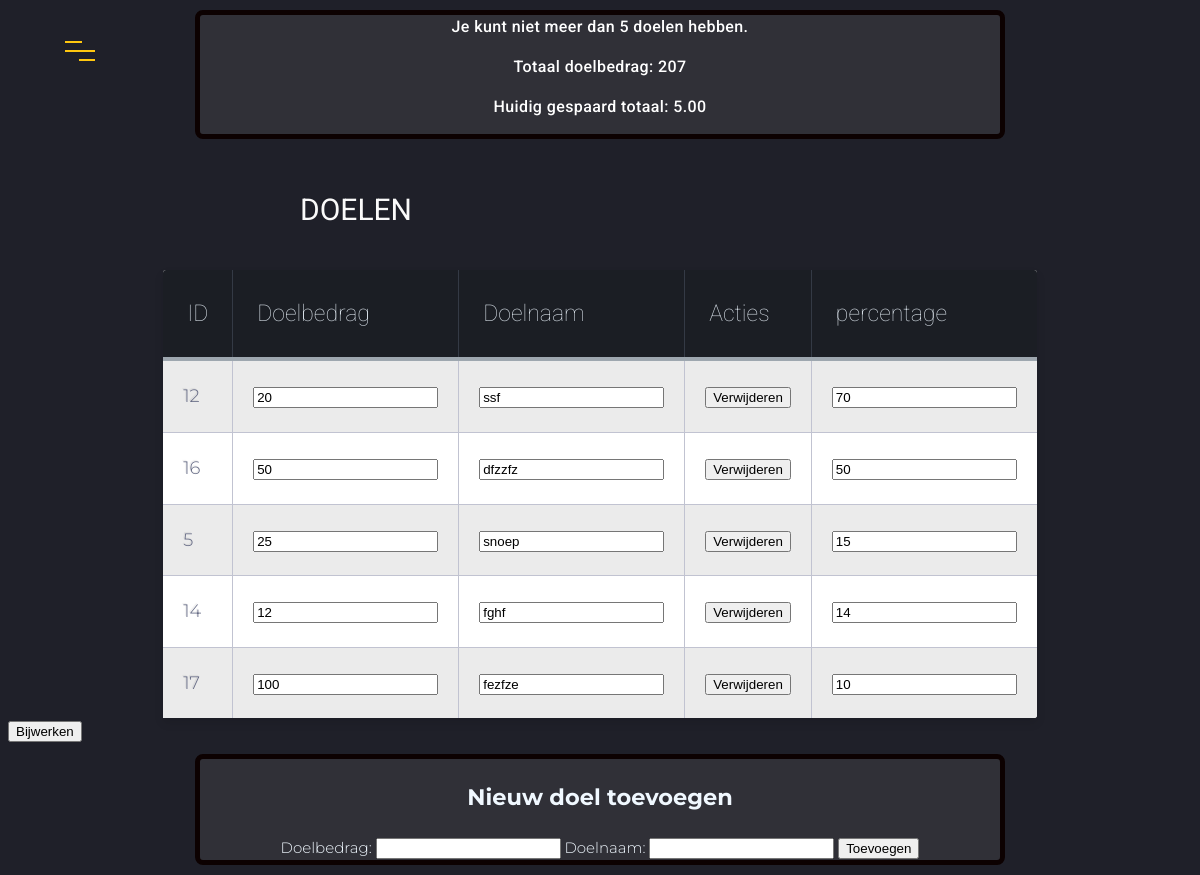
/GIPCOIN/Doelen.php (signed in), run on the app's committed database.
### tables this page shows
CREATE TABLE IF NOT EXISTS `spaardata` (
  `id` bigint NOT NULL AUTO_INCREMENT,
  `doelbedrag` double NOT NULL,
  `doelnaam` varchar(50) NOT NULL,
  `percentage` int NOT NULL,
  PRIMARY KEY (`id`)
);

### GIPCOIN/Doelen.php (the view, shortened to what this page needs)
<?php
$conn = mysqli_connect("localhost", "root", "", "coincollector");
$max_aantal_doelen = 4;
$result = mysqli_query($conn, "SELECT COUNT(*) AS aantal_doelen FROM spaardata");
$row = mysqli_fetch_assoc($result);
$aantaldoelen= $row['aantal_doelen'];
$protocol = false;
if ($aantaldoelen > $max_aantal_doelen) {
	$max_aantal_doelen++;
	$protocol = true;
}
$sql = "SELECT SUM(doelbedrag) AS totaal_doelbedrag FROM spaardata";
$result = mysqli_query($conn, $sql);
$row = mysqli_fetch_assoc($result);
$totaal_doelbedrag = $row['totaal_doelbedrag'];
$sql = "SELECT SUM(coinvalue) AS huidig_totaal FROM coinlog";
$result = mysqli_query($conn, $sql);
$row = mysqli_fetch_assoc($result);
$huidig_totaal = $row['huidig_totaal'];
$sql = "SELECT * FROM spaardata";
$result = mysqli_query($conn, $sql);
?>
<!DOCTYPE html>
<html lang="en">
<head>
	<link rel="stylesheet" href="Doelen_styling.css">
	<link rel="stylesheet" href="menu_styling.css">
</head>
<body>
	<div class="boxes">
	<?php
    if($protocol ==true){
	echo "<p>Je kunt niet meer dan $max_aantal_doelen doelen hebben.</p>";}
?>
	<p>Totaal doelbedrag: <?php echo $totaal_doelbedrag; ?></p>
	<p>Huidig gespaard totaal: <?php echo$huidig_totaal; ?></p></div>
	<div class="table-title">
<h3>Doelen</h3>
</div>
<form method="post">
<table class="table-fill">
<thead>
<tr>
<th class="text-left">ID</th>
<th class="text-left">Doelbedrag</th>
<th class="text-left">Doelnaam</th>
<th class="text-left">Acties</th>
<th class="text-left">percentage</th>
</tr>
</thead>
<tbody class="table-hover">
<?php
		while ($row = mysqli_fetch_assoc($result)) {
			$id = $row['id'];
			$doelbedrag = $row['doelbedrag'];
			$doelnaam = $row['doelnaam'];
			$percentage = $row['percentage']
		?>
		<tr>
                <td class="text-left"><?php echo $id; ?></td>
                <td class="text-left"><input type="number" name="doelbedrag[]" min="0" value="<?php echo $doelbedrag; ?>"></td>
                <td class="text-left"><input type="text" name="doelnaam[]" value="<?php echo $doelnaam; ?>"></td>
                <td class="text-left">
                    <button type="button" class="verwijderen-btn">Verwijderen</button>
                </td>
                <td class="text-left"><input type="text" name="percentage[]" value="<?php echo $percentage; ?>"></td>
		</tr>
		<?php
		}
		?>
</tbody>
</table>
<button type="submit" name="updaten">Bijwerken</button>
</form>
<div class="boxes"><h2>Nieuw doel toevoegen</h2>
<form method="post">
	<label for="doelbedrag">Doelbedrag:</label>
	<input type="number" id="doelbedrag" name="doelbedrag" required>
	<label for="doelnaam">Doelnaam:</label>
	<input type="text" id="doelnaam" name="doelnaam" required>
	<button type="submit" name="toevoegen">Toevoegen</button>
</form>
</div>
<header class="cd-header">
		<div class="header-wrapper">
			<div class="nav-but-wrap">
				<div class="menu-icon hover-target">
					<span class="menu-icon__line menu-icon__line-left"></span>
					<span class="menu-icon__line"></span>
					<span class="menu-icon__line menu-icon__line-right"></span>
				</div>
			</div>
		</div>
	</header>
</body>
</html>

### GIPCOIN/Doelen_styling.css (style rules this page uses)
body { background-image: url('https://assets.codepen.io/1462889/web-app-back.svg'); font-family: 'Roboto', sans-serif; font-size: 16px; font-weight: 400; text-rendering: optimizeLegibility; background-color: #303037; }
.boxes { border: 5px solid rgb(12, 1, 1) ; border-radius: 8px; margin: 10px auto; width: 80%; max-width: 800px; color:aliceblue ; text-align: center; background-color: #303037; }
div.table-title { display: block; margin: auto; max-width: 600px; padding:5px; width: 100%; }
.table-title h3 { color: #fafafa; font-size: 30px; font-weight: 400; font-style:normal; font-family: 'Roboto', sans-serif; text-shadow: -1px -1px 1px rgba(0, 0, 0, 0.1); text-transform:uppercase; }
p { font-family: 'Roboto', sans-serif; font-weight: 500; letter-spacing: 0.4px; font-size: 16px; line-height: 1.55; color: #fff; margin: 0; margin-bottom: 15px; }
.table-fill { background: white; border-radius:3px; border-collapse: collapse; height: 320px; margin: auto; max-width: 600px; padding:5px; width: 100%; box-shadow: 0 5px 10px rgba(0, 0, 0, 0.1); animation: float 5s infinite; }
th { color:#D5DDE5;; background:#1b1e24; border-bottom:4px solid #9ea7af; border-right: 1px solid #343a45; font-size:23px; font-weight: 100; padding:24px; text-align:left; text-shadow: 0 1px 1px rgba(0, 0, 0, 0.1); vertical-align:middle; font-family: 'Roboto', sans-serif; }
th:first-child { border-top-left-radius:3px; }
th:last-child { border-top-right-radius:3px; border-right:none; }
tr { border-top: 1px solid #C1C3D1; border-bottom: 1px solid #C1C3D1; color:#666B85; font-size:16px; font-weight:normal; text-shadow: 0 1px 1px rgba(256, 256, 256, 0.1); }
tr:first-child { border-top:none; }
tr:last-child { border-bottom:none; }
tr:nth-child(odd) td { background:#EBEBEB; }
tr:last-child td:last-child { border-bottom-right-radius:3px; }
td { background:#FFFFFF; padding:20px; text-align:left; vertical-align:middle; font-weight:300; font-size:18px; text-shadow: -1px -1px 1px rgba(0, 0, 0, 0.1); border-right: 1px solid #C1C3D1; }
td:last-child { border-right: 0px; }
th.text-left { text-align: left; }
td.text-left { text-align: left; }

### GIPCOIN/menu_styling.css (style rules this page uses)
body { font-family: 'Montserrat', sans-serif; font-weight: 300; font-size: 15px; line-height: 1.7; color: #c4c3ca; background-color: #1f2029; background-image: url('https://s3-us-west-2.amazonaws.com/s.cdpn.io/1462889/pat-back.svg'); background-position: center; background-repeat: repeat; background-size: 4%; overflow-x: hidden; -webkit-transition: all 300ms linear; transition: all 300ms linear; }
.cd-header { position: fixed; width:100%; top:0; left:0; z-index:100; }
.header-wrapper { position: relative; width: calc(100% - 100px); margin-left: 50px; }
.nav-but-wrap { position: relative; display: inline-block; float: left; padding-left: 15px; padding-top: 15px; margin-top: 26px; transition : all 0.3s ease-out; }
.menu-icon { height: 30px; width: 30px; position: relative; z-index: 2; cursor: pointer; display: block; }
.menu-icon__line { height: 2px; width: 30px; display: block; background-color: #ffc70f; margin-bottom: 7px; cursor: pointer; -webkit-transition: background-color .5s ease, -webkit-transform .2s ease; transition: background-color .5s ease, -webkit-transform .2s ease; transition: transform .2s ease, background-color .5s ease; transition: transform .2s ease, background-color .5s ease, -webkit-transform .2s ease; }
.menu-icon__line-left { width: 16.5px; -webkit-transition: all 200ms linear; transition: all 200ms linear; }
.menu-icon__line-right { width: 16.5px; float: right; -webkit-transition: all 200ms linear; -moz-transition: all 200ms linear; -o-transition: all 200ms linear; -ms-transition: all 200ms linear; transition: all 200ms linear; }

### data on the page
spaardata: id "12", doelbedrag "20", doelnaam "ssf", percentage "70"
spaardata: id "16", doelbedrag "50", doelnaam "dfzzfz", percentage "50"
spaardata: id "5", doelbedrag "25", doelnaam "snoep", percentage "15"
spaardata: id "14", doelbedrag "12", doelnaam "fghf", percentage "14"
spaardata: id "17", doelbedrag "100", doelnaam "fezfze", percentage "10"

### other printed values
$max_aantal_doelen "5"
$totaal_doelbedrag "207"
$huidig_totaal "5.00"
